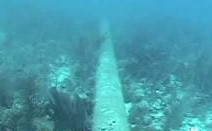
%> input picture test1_.jpg, 212 x 131 px
$ octave test_k_means_after_hough.m   (GNU Octave 9; MATLAB toolbox functions it lacks are replaced by stand-ins)
%> lines starting %> are read from the running program, lines starting %| are printed output that depends on the picture; in (x1, y1, x2, y2) boxes, pixels count from 0 and x2, y2 are one past the last pixel; in counts of white or black regions, pixels touching at a corner belong together; the program's own positions count from 1
### utils_arrays/convert_lines_in_points.m
function [points] = convert_lines_in_points(lines, countDivisionStep)
points = zeros([length(lines)*countDivisionStep 2]);
shiftInPoints = 0;

for i = 1:length(lines)
        [minX, maxX]= getMinMaxCoordinates(lines(i).point1(1), lines(i).point2(1));
        stepX = (maxX - minX) / countDivisionStep;
        curX = minX;

        [minY, maxY] = getMinMaxCoordinates(lines(i).point1(2), lines(i).point2(2));
        stepY = (maxY - minY) / countDivisionStep;
        curY = minY;

        for idxInside = 1:countDivisionStep
            points(idxInside + shiftInPoints, :) = [curX, curY];

            curX = curX + stepX;
            curY = curY + stepY;
        end

        shiftInPoints = shiftInPoints + countDivisionStep;

end

    if isempty(lines)
        points = [];
    end
end

function [min, max] = getMinMaxCoordinates(a, b)
    if a < b
        min = a;
        max = b;
    else
        min = b;
        max = a;
    end

end

### figure/figure_classificated_points.m
function figure_classificated_points(points, classIdxes, numberClasses)
    pointsColor = rand(numberClasses, 3);
    % difColor = 1 / numberClasses;
    for idxPoint = 1:length(points)
        curClassIdx = classIdxes(idxPoint);
        plot(points(idxPoint,1),points(idxPoint,2),'k*','MarkerSize',5, 'Color', pointsColor(curClassIdx,:));
        % plot(points(idxPoint,1),points(idxPoint,2),'k*','MarkerSize',5, 'Color', [ 0 0 difColor * curClassIdx]);
    end

    figure, hold on;
    for curClassIdx = 1:numberClasses
        plot(0, curClassIdx, 'k*','MarkerSize',5, 'Color', pointsColor(curClassIdx,:));
        % plot(0, curClassIdx, 'k*','MarkerSize',5, 'Color', [ 0 0 difColor * curClassIdx]);
        text(0, curClassIdx, sprintf('   idx %s', string(curClassIdx)));
    end
end

### test_k_means_after_hough.m
clear;close all;
addpath('.\figure');
addpath('.\utils_arrays');

rng(1); % TODO remove because this for repeated results

image = imread('./test1_.jpg');
%> image is the input picture: size 131x212x3 uint8; mean R, G, B 71.1, 156.4, 171.1
figure, imshow(image);title('original');
image = rgb2gray(image);
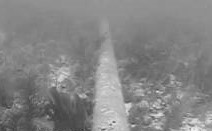
%> image: size 131x212 uint8; min 48, max 242, mean 132.6
% figure, imshow(image);title('gray');

%gausImg = imgaussfilt(image,2);
%figure, imshow(gausImg);title('gaus');

cannyImg=edge(image,'canny', [], 3.4); % 3.4 begin
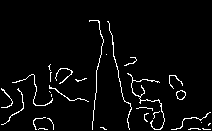
%> cannyImg: size 131x212 logical; 3.8% white in thin lines or dots, all inside (x1, y1, x2, y2) = (1, 20, 211, 130)
figure,imshow(cannyImg);title('canny');

[H,theta,rho] = hough(cannyImg);
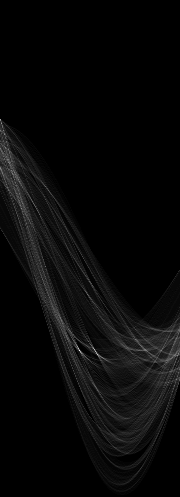
%> H: size 497x180 double; min 0, max 63, mean 2.1; drawn with min black and max white
%> theta = 180 values from -90 to 89; rho = 497 values from -248 to 248
peaks = houghpeaks(H,5,'threshold',ceil(0.2*max(H(:)))); % 0.7 begin
%> peaks = [351 80; 355 98; 350 95; 120 1; 356 178]

% figure_hough_space(H, theta, rho);
% figure_peaks_hough_space(peaks, theta, rho);

lines = houghlines(cannyImg,theta,rho,peaks,'FillGap',5,'MinLength',7);
%> lines = 12 lines; longest, point1 to point2 (x, y): (116, 60) to (125, 102), (109, 22) to (112, 35), (97, 71) to (97, 83), (199, 130) to (211, 130), (128, 119) to (130, 130), (36, 106) to (46, 106)

figure, imshow(image),title('lines'), hold on;

points = convert_lines_in_points(lines, 10);
%> the loop in convert_lines_in_points, `for i = 1:length(lines)` made 12 passes
%> (minX, maxX, stepX, minY, maxY) on passes 1 to 12: (109, 112, 0.3, 22, 35), (113, 114, 0.1, 41, 50), (116, 125, 0.9, 60, 102), (128, 130, 0.2, 119, 130), (95, 95, 0, 102, 109), (97, 97, 0, 85, 93), (103, 103, 0, 37, 44), (94, 94, 0, 112, 121), (95, 95, 0, 101, 110), (97, 97, 0, 71, 83), (199, 211, 1.2, 130, 130), (36, 46, 1, 106, 106)
%> after the loop in convert_lines_in_points, `for i = 1:length(lines)`: points = 120 rows, first 12: [109 22; 109.3 23.3; 109.6 24.6; 109.9 25.9; 110.2 27.2; 110.5 28.5; 110.8 29.8; 111.1 31.1; 111.4 32.4; 111.7 33.7; 113 41; 113.1 41.9]
plot(points(:, 1), points(:, 2), 'k*','MarkerSize',5)
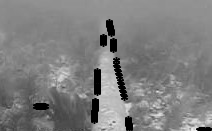
%> figure redrawn from the program's plot data; its title reads 'lines'

for numberClasses = 1:6
    [classIdxes, centerPoints] = kmeans(points, numberClasses);
    figure, imshow(image),title('linesClassificated numberClasses = ' + string(numberClasses)), hold on;
    figure_classificated_points(points, classIdxes, numberClasses);
end
%> this loop made 6 passes
%> centerPoints on passes 1 to 5: [108.2 86.93], [99.48 83.01; 204.4 130], [102.8 75.91; 166.6 127; 40.5 106], [126.3 110.2; 204.4 130; 109.9 41.05; 86.42 99.54], [98.32 96.63; 40.5 106; 128.5 121.6; 204.4 130; 109.7 40.09]
%> pass 1, `title('linesClassificated numberClasses = ' + string(numberClasses))`:
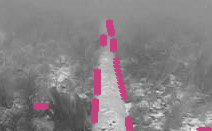
%> figure redrawn from the program's plot data; its title reads '157 154 159 150 164 116 157 146 164 164 154 151 154 148 146 165 150 149 81 159 166 158 147'
%> pass 1, `figure_classificated_points(points, classIdxes, numberClasses);`:
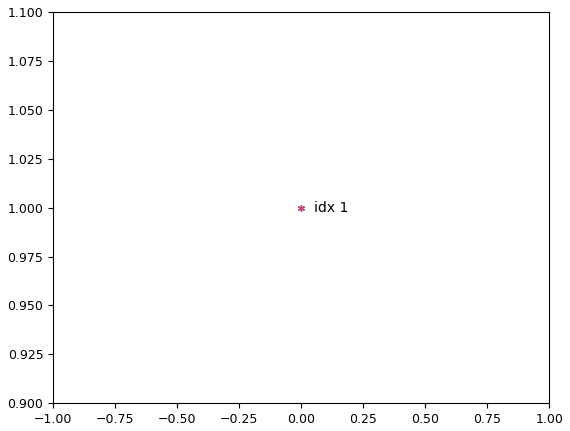
%> figure redrawn from the program's plot data
%> pass 2, `figure_classificated_points(points, classIdxes, numberClasses);`:
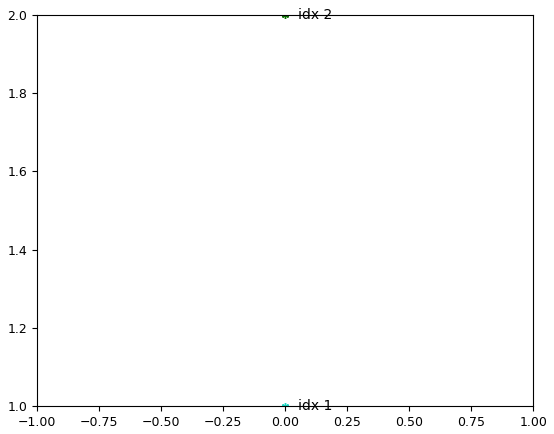
%> figure redrawn from the program's plot data

$ run again, with test_benchmark.jpg copied over test1_.jpg
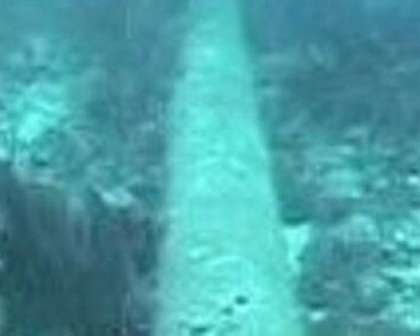
%> input picture test_benchmark.jpg, 420 x 336 px, shrunk from 720 x 576 before the run
%> image is the input picture: size 336x420x3 uint8; mean R, G, B 74.7, 160.9, 167.1
%> image: size 336x420 uint8
%> `cannyImg=edge(image,'canny', [], 3.4);`:
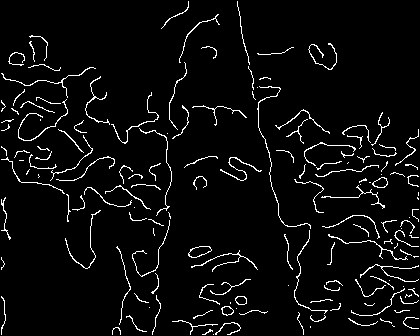
%> cannyImg: size 336x420 logical; 4.6% white in thin lines or dots
%> theta = 180 values from -90 to 89; rho = 1075 values from -537 to 537
%> peaks = [514 30; 770 80; 502 31; 499 27; 485 44]
%> lines = 15 lines; longest, point1 to point2 (x, y): (233, 158) to (256, 169), (221, 170) to (241, 181), (62, 131) to (77, 145), (238, 2) to (241, 22), (246, 47) to (250, 65), (234, 158) to (250, 166)
%> the loop in convert_lines_in_points, `for i = 1:length(lines)` made 15 passes
%> (minX, maxX, stepX, minY, maxY) on passes 1 to 8: (148, 159, 1.1, 110, 116), (234, 250, 1.6, 158, 166), (355, 368, 1.3, 225, 232), (401, 415, 1.4, 250, 258), (238, 241, 0.3, 2, 22), (246, 250, 0.4, 47, 65), (274, 276, 0.2, 191, 198), (299, 300, 0.1, 316, 323)
%> after the loop in convert_lines_in_points, `for i = 1:length(lines)`: points = 150 rows, first 12: [148 110; 149.1 110.6; 150.2 111.2; 151.3 111.8; 152.4 112.4; 153.5 113; 154.6 113.6; 155.7 114.2; 156.8 114.8; 157.9 115.4; 234 158; 235.6 158.8]
%> the loop `for numberClasses = 1:6` made 6 passes
%> centerPoints on passes 1 to 4: [213.5 153.6], [335.6 248.8; 169.1 119], [293.9 213.5; 243.6 33.05; 109.7 123.9], [355.9 267; 109.7 123.9; 243.6 33.05; 247.4 173.4]
%> pass 2, `title('linesClassificated numberClasses = ' + string(numberClasses))`:
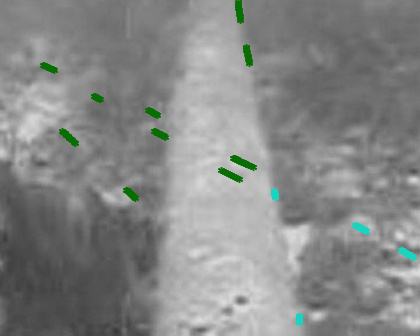
%> figure redrawn from the program's plot data; its title reads '158 155 160 151 165 117 158 147 165 165 155 152 155 149 147 166 151 150 82 160 167 159 148'

$ run again, with test_image.jpg copied over test1_.jpg
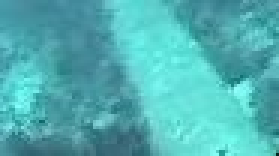
%> input picture test_image.jpg, 93 x 52 px (shown 3 times larger)
%> image is the input picture: size 52x93x3 uint8; mean R, G, B 81, 177.2, 180
%> image: size 52x93 uint8
%> cannyImg: size 52x93 logical; 6.3% white in thin lines or dots
%> `[H,theta,rho] = hough(cannyImg);`:
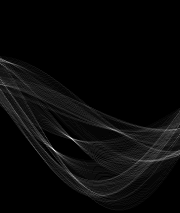
%> H: size 213x180 double; min 0, max 39, mean 1.4; drawn with min black and max white
%> theta = 180 values from -90 to 89; rho = 213 values from -106 to 106
%> peaks = [150 54; 139 72; 137 69; 142 75; 153 57]
%> lines = 6 lines; point1 to point2 (x, y): (36, 3) to (52, 51), (37, 9) to (49, 41), (55, 2) to (75, 27), (58, 4) to (74, 27), (45, 28) to (52, 51), (86, 42) to (92, 51)
%> the loop in convert_lines_in_points, `for i = 1:length(lines)` made 6 passes
%> (minX, maxX, stepX, minY, maxY) on passes 1 to 6: (55, 75, 2, 2, 27), (86, 92, 0.6, 42, 51), (36, 52, 1.6, 3, 51), (37, 49, 1.2, 9, 41), (45, 52, 0.7, 28, 51), (58, 74, 1.6, 4, 27)
%> after the loop in convert_lines_in_points, `for i = 1:length(lines)`: points = 60 rows, first 12: [55 2; 57 4.5; 59 7; 61 9.5; 63 12; 65 14.5; 67 17; 69 19.5; 71 22; 73 24.5; 86 42; 86.6 42.9]
%> the loop `for numberClasses = 1:6` made 6 passes
%> centerPoints on passes 1 to 5: [58.61 26.67], [88.7 46.05; 52.59 22.79], [44.58 28.78; 88.7 46.05; 64.6 13.8], [87.5 44.25; 57.17 13.29; 90.5 48.75; 46.76 34.89], [48.77 40.77; 64.6 13.8; 88.7 46.05; 44.35 27.83; 38.6 12]
%> pass 2, `title('linesClassificated numberClasses = ' + string(numberClasses))`:
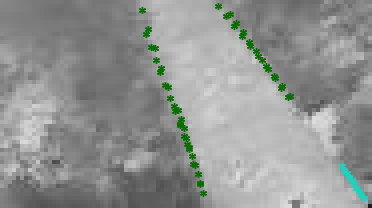
%> figure redrawn from the program's plot data; shown 4 times larger; its title reads '158 155 160 151 165 117 158 147 165 165 155 152 155 149 147 166 151 150 82 160 167 159 148'
